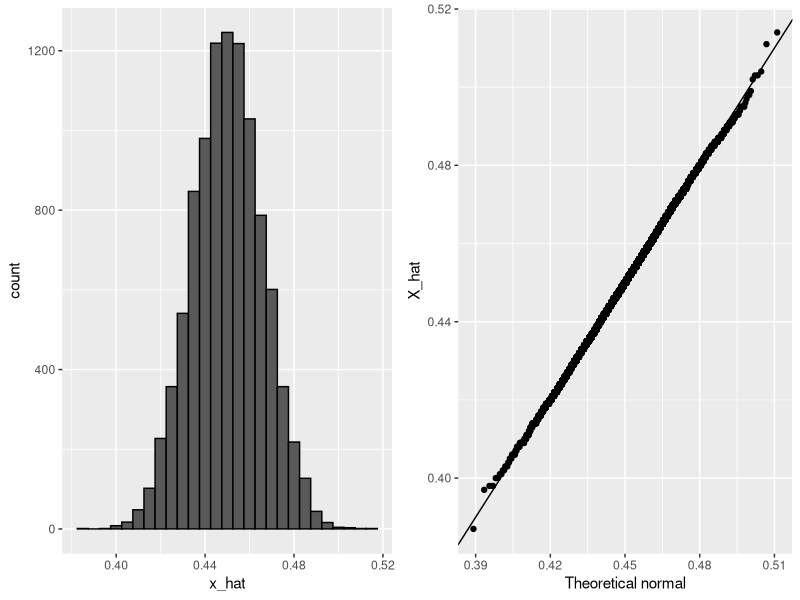
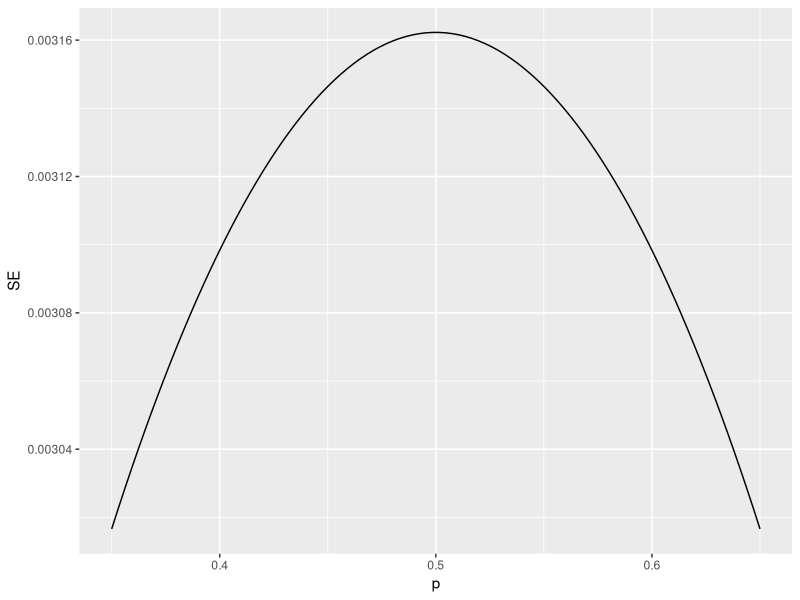

Recreate these plots in R, in order.
## Section 2 - The Central Limit Theorem in Practice 

library(dslabs) ## Used in the data science course 
library(tidyverse)
library(ggplot2)
library(ggrepel)
library(ggthemes)
library(gridExtra)
library(dplyr)
library(RColorBrewer)
library(psych)
library(readr)
library(gtools)

## Code: Computing the probability of  𝑋¯  being within .01 of  𝑝 

X_hat <- 0.48
se <- sqrt(X_hat*(1-X_hat)/25)
pnorm(0.01/se) - pnorm(-0.01/se)

## Code: Monte Carlo simulation using a set value of p

p <- 0.45    # unknown p to estimate
N <- 1000

# simulate one poll of size N and determine x_hat
x <- sample(c(0,1), size = N, replace = TRUE, prob = c(1-p, p))
x_hat <- mean(x)

# simulate B polls of size N and determine average x_hat
B <- 10000    # number of replicates
N <- 1000    # sample size per replicate
x_hat <- replicate(B, {
  x <- sample(c(0,1), size = N, replace = TRUE, prob = c(1-p, p))
  mean(x)
})

## Code: Histogram and QQ-plot of Monte Carlo results

library(tidyverse)
library(gridExtra)
p1 <- data.frame(x_hat = x_hat) %>%
  ggplot(aes(x_hat)) +
  geom_histogram(binwidth = 0.005, color = "black")
p2 <- data.frame(x_hat = x_hat) %>%
  ggplot(aes(sample = x_hat)) +
  stat_qq(dparams = list(mean = mean(x_hat), sd = sd(x_hat))) +
  geom_abline() +
  ylab("X_hat") +
  xlab("Theoretical normal")
grid.arrange(p1, p2, nrow=1)

## Code: Plotting margin of error in an extremely large poll over a range of values of p

library(tidyverse)
N <- 100000
p <- seq(0.35, 0.65, length = 100)
SE <- sapply(p, function(x) 2*sqrt(x*(1-x)/N))
data.frame(p = p, SE = SE) %>%
  ggplot(aes(p, SE)) +
  geom_line()
